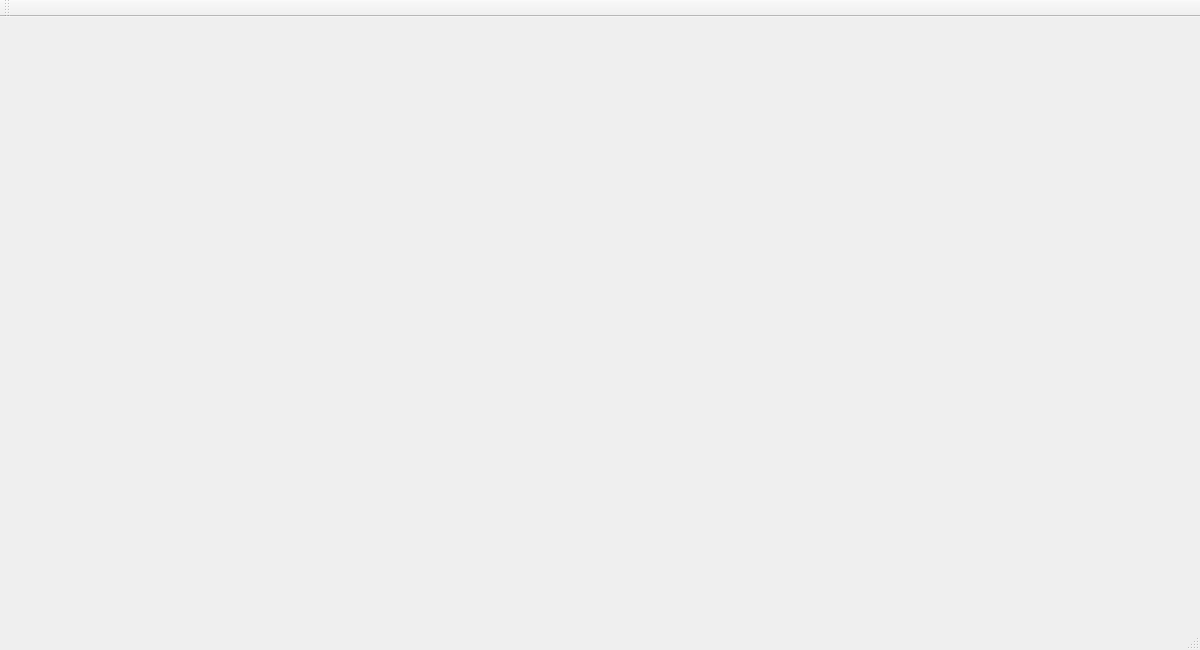
<?xml version="1.0" encoding="UTF-8"?>
<ui version="4.0">
 <class>StaffDashboard</class>
 <widget class="QMainWindow" name="StaffDashboard">
  <property name="geometry">
   <rect>
    <x>0</x>
    <y>0</y>
    <width>1200</width>
    <height>650</height>
   </rect>
  </property>
  <property name="windowTitle">
   <string>StaffDashboard</string>
  </property>
  <widget class="QWidget" name="centralWidget"/>
  <widget class="QMenuBar" name="menuBar">
   <property name="geometry">
    <rect>
     <x>0</x>
     <y>0</y>
     <width>1200</width>
     <height>21</height>
    </rect>
   </property>
  </widget>
  <widget class="QToolBar" name="mainToolBar">
   <attribute name="toolBarArea">
    <enum>TopToolBarArea</enum>
   </attribute>
   <attribute name="toolBarBreak">
    <bool>false</bool>
   </attribute>
  </widget>
  <widget class="QStatusBar" name="statusBar"/>
 </widget>
 <layoutdefault spacing="6" margin="11"/>
 <resources/>
 <connections/>
</ui>
